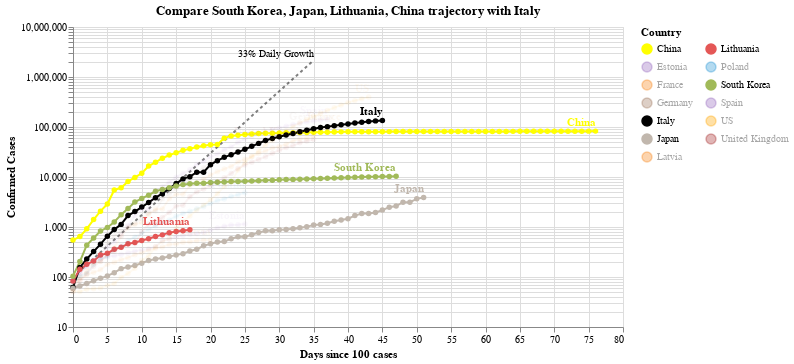

The notebook cell saved with this chart:
### Code cell
#hide_input
chart3 = make_since_chart(['South Korea', 'Japan', 'Lithuania', 'China'])
chart3

### Figure 1 — Vega-Lite specification as saved in the notebook (floating-point values rounded to 4 significant figures; data arrays with more than 128 entries replaced by an {"elided": "..."} marker saying what was removed)
{"config": {"view": {"continuousWidth": 400, "continuousHeight": 300}}, "layer": [{"mark": {"type": "line", "color": "black", "opacity": 0.5, "strokeDash": [3, 3]}, "encoding": {"x": {"type": "quantitative", "field": "Days since 100 cases"}, "y": {"type": "quantitative", "field": "Confirmed Cases"}}}, {"mark": {"type": "text", "align": "right", "dy": -6, "fontSize": 10, "text": "33% Daily Growth"}, "encoding": {"x": {"type": "quantitative", "field": "Days since 100 cases"}, "y": {"type": "quantitative", "field": "Confirmed Cases"}}, "transform": [{"filter": "(datum['Days since 100 cases'] >= 35)"}]}, {"data": {"name": "data-8b8bfa64d40f54e23cdddc6a9c6bb141"}, "mark": {"type": "line", "point": true}, "encoding": {"color": {"type": "nominal", "field": "Country", "legend": {"columns": 2}, "scale": {"domain": ["China", "Estonia", "France", "Germany", "Italy", "Japan", "Latvia", "Lithuania", "Poland", "South Korea", "Spain", "US", "United Kingdom"], "range": ["yellow", "#9467bd", "#F58518", "#9D755D", "black", "#C1B7AD", "#F58518", "#E45756", "#2495D3", "#A1BA59", "#9467bd", "orange", "brown"]}}, "opacity": {"condition": {"value": 1, "selection": "selector001"}, "value": 0.05}, "tooltip": [{"type": "nominal", "field": "Country"}, {"type": "temporal", "field": "Date"}, {"type": "quantitative", "field": "Confirmed Cases"}, {"type": "quantitative", "field": "Days since 100 cases"}], "x": {"type": "quantitative", "field": "Days since 100 cases"}, "y": {"type": "quantitative", "field": "Confirmed Cases", "scale": {"type": "log"}}}, "selection": {"selector001": {"type": "multi", "fields": ["Country"], "bind": "legend", "init": [{"Country": "South Korea"}, {"Country": "Japan"}, {"Country": "Lithuania"}, {"Country": "China"}, {"Country": "Italy"}]}}, "width": 550}, {"data": {"name": "data-8b8bfa64d40f54e23cdddc6a9c6bb141"}, "mark": {"type": "text", "align": "right", "dy": -8, "fontWeight": "bold"}, "encoding": {"color": {"type": "nominal", "field": "Country", "legend": {"columns": 2}, "scale": {"domain": ["China", "Estonia", "France", "Germany", "Italy", "Japan", "Latvia", "Lithuania", "Poland", "South Korea", "Spain", "US", "United Kingdom"], "range": ["yellow", "#9467bd", "#F58518", "#9D755D", "black", "#C1B7AD", "#F58518", "#E45756", "#2495D3", "#A1BA59", "#9467bd", "orange", "brown"]}}, "opacity": {"condition": {"value": 1, "selection": "selector001"}, "value": 0.05}, "text": {"type": "nominal", "field": "Country"}, "tooltip": [{"type": "nominal", "field": "Country"}, {"type": "temporal", "field": "Date"}, {"type": "quantitative", "field": "Confirmed Cases"}, {"type": "quantitative", "field": "Days since 100 cases"}], "x": {"type": "quantitative", "field": "Days since 100 cases"}, "y": {"type": "quantitative", "field": "Confirmed Cases", "scale": {"type": "log"}}}, "transform": [{"filter": "(datum['Date'] >= 1586217600000)"}], "width": 550}], "data": {"name": "data-c1a3bbf4dd040f2e7e8e7a69520e3c2a"}, "title": "Compare South Korea, Japan, Lithuania, China trajectory with Italy", "$schema": "https://vega.github.io/schema/vega-lite/v4.0.2.json", "datasets": {"data-c1a3bbf4dd040f2e7e8e7a69520e3c2a": [{"Days since 100 cases": 0, "Confirmed Cases": 100.0}, {"Days since 100 cases": 1, "Confirmed Cases": 133.0}, {"Days since 100 cases": 2, "Confirmed Cases": 176.9}, {"Days since 100 cases": 3, "Confirmed Cases": 235.3}, {"Days since 100 cases": 4, "Confirmed Cases": 312.9}, {"Days since 100 cases": 5, "Confirmed Cases": 416.2}, {"Days since 100 cases": 6, "Confirmed Cases": 553.5}, {"Days since 100 cases": 7, "Confirmed Cases": 736.1}, {"Days since 100 cases": 8, "Confirmed Cases": 979.1}, {"Days since 100 cases": 9, "Confirmed Cases": 1302.0}, {"Days since 100 cases": 10, "Confirmed Cases": 1732.0}, {"Days since 100 cases": 11, "Confirmed Cases": 2303.0}, {"Days since 100 cases": 12, "Confirmed Cases": 3064.0}, {"Days since 100 cases": 13, "Confirmed Cases": 4074.0}, {"Days since 100 cases": 14, "Confirmed Cases": 5419.0}, {"Days since 100 cases": 15, "Confirmed Cases": 7207.0}, {"Days since 100 cases": 16, "Confirmed Cases": 9586.0}, {"Days since 100 cases": 17, "Confirmed Cases": 12750.0}, {"Days since 100 cases": 18, "Confirmed Cases": 16960.0}, {"Days since 100 cases": 19, "Confirmed Cases": 22550.0}, {"Days since 100 cases": 20, "Confirmed Cases": 29990.0}, {"Days since 100 cases": 21, "Confirmed Cases": 39890.0}, {"Days since 100 cases": 22, "Confirmed Cases": 53060.0}, {"Days since 100 cases": 23, "Confirmed Cases": 70560.0}, {"Days since 100 cases": 24, "Confirmed Cases": 93850.0}, {"Days since 100 cases": 25, "Confirmed Cases": 124800.0}, {"Days since 100 cases": 26, "Confirmed Cases": 166000.0}, {"Days since 100 cases": 27, "Confirmed Cases": 220800.0}, {"Days since 100 cases": 28, "Confirmed Cases": 293700.0}, {"Days since 100 cases": 29, "Confirmed Cases": 390600.0}, {"Days since 100 cases": 30, "Confirmed Cases": 519500.0}, {"Days since 100 cases": 31, "Confirmed Cases": 690900.0}, {"Days since 100 cases": 32, "Confirmed Cases": 918900.0}, {"Days since 100 cases": 33, "Confirmed Cases": 1222000.0}, {"Days since 100 cases": 34, "Confirmed Cases": 1625000.0}, {"Days since 100 cases": 35, "Confirmed Cases": 2162000.0}], "data-8b8bfa64d40f54e23cdddc6a9c6bb141": {"elided": "511 records"}}}
